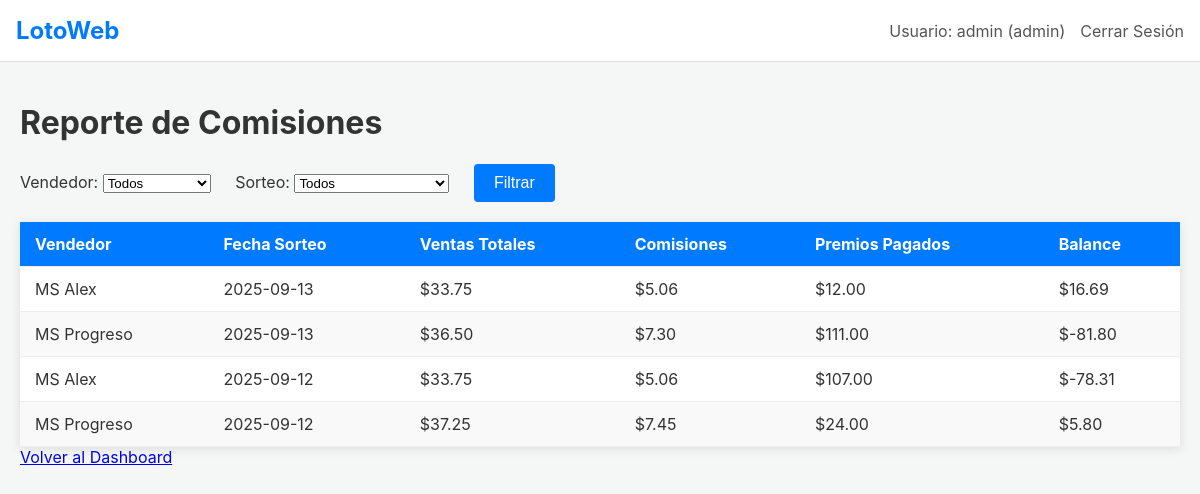
The app's page /admin/commissions (signed in) with its own data.
### tables this page shows
CREATE TABLE users (
    id INTEGER PRIMARY KEY AUTOINCREMENT,
    username TEXT UNIQUE NOT NULL,
    password TEXT NOT NULL,
    role TEXT NOT NULL, -- 'admin' or 'seller'
    name TEXT,
    phone TEXT,
    province TEXT,
    commission_percentage REAL,
    join_date TIMESTAMP NOT NULL DEFAULT CURRENT_TIMESTAMP
);

CREATE TABLE raffles (
    id INTEGER PRIMARY KEY AUTOINCREMENT,
    raffle_date TIMESTAMP NOT NULL,
    first_prize TEXT,
    second_prize TEXT,
    third_prize TEXT,
    results_entered BOOLEAN NOT NULL DEFAULT 0
);

### app.py (the view)
@app.route('/admin/commissions')
@admin_required
def commissions_report():
    conn = get_db_connection()
    sellers = conn.execute('SELECT id, name FROM users WHERE role = \'seller\'').fetchall()
    raffles = conn.execute('SELECT id, raffle_date FROM raffles ORDER BY raffle_date DESC').fetchall()
    selected_seller_id = request.args.get('seller_id', default='all')
    selected_raffle_id = request.args.get('raffle_id', default='all')
    query = '''
        SELECT
            u.id as seller_id,
            u.name as seller_name,
            u.commission_percentage,
            r.id as raffle_id,
            r.raffle_date,
            COALESCE(SUM(i.total_amount), 0) as total_sales,
            (SELECT COALESCE(SUM(w.total_payout), 0) FROM winners w WHERE w.seller_id = u.id AND w.raffle_id = r.id) as total_winnings
        FROM users u
        LEFT JOIN invoices i ON u.id = i.seller_id
        LEFT JOIN raffles r ON i.raffle_id = r.id
        WHERE u.role = \'seller\'
    '''
    params = []
    if selected_seller_id != 'all':
        query += ' AND u.id = ?'
        params.append(int(selected_seller_id))
    if selected_raffle_id != 'all':
        query += ' AND r.id = ?'
        params.append(int(selected_raffle_id))
    query += ' GROUP BY u.id, r.id ORDER BY r.raffle_date DESC, u.name'
    report_data = conn.execute(query, tuple(params)).fetchall()
    conn.close()
    processed_data = []
    for row in report_data:
        row_dict = dict(row)
        commission_amount = row_dict['total_sales'] * (row_dict['commission_percentage'] / 100.0)
        balance = row_dict['total_sales'] - commission_amount - row_dict['total_winnings']
        row_dict['commission_amount'] = commission_amount
        row_dict['balance'] = balance
        processed_data.append(row_dict)
    return render_template('commissions.html',
                           report_data=processed_data,
                           sellers=sellers,
                           raffles=raffles,
                           selected_seller_id=selected_seller_id,
                           selected_raffle_id=selected_raffle_id)

### app.py (called while the page is built)
def admin_required(f):
    @wraps(f)
    def decorated_function(*args, **kwargs):
        if 'user_id' not in session or session.get('user_role') != 'admin':
            flash('Acceso no autorizado.', 'danger')
            return redirect(url_for('login'))
        return f(*args, **kwargs)
    return decorated_function

### database.py (called while the page is built)
def get_db_connection():
    if 'DATABASE_URL' in os.environ:
        conn = psycopg2.connect(os.environ['DATABASE_URL'])
    else:
        conn = sqlite3.connect('lottery.db')
        conn.row_factory = sqlite3.Row
    return conn

### templates/commissions.html (shortened to what this page needs)
{% extends 'layout.html' %}
{% block content %}
<div class="header-bar">
    <h1>Reporte de Comisiones</h1>
</div>
<div class="filter-form">
    <form method="get" action="{{ url_for('commissions_report') }}">
        <div class="form-group-inline">
            <label for="seller_id">Vendedor:</label>
            <select name="seller_id">
                <option value="all">Todos</option>
            </select>
        </div>
        <div class="form-group-inline">
            <label for="raffle_id">Sorteo:</label>
            <select name="raffle_id">
                <option value="all">Todos</option>
            </select>
        </div>
        <button type="submit" class="btn">Filtrar</button>
    </form>
</div>
<table>
    <thead>
        <tr>
            <th>Vendedor</th>
            <th>Fecha Sorteo</th>
            <th>Ventas Totales</th>
            <th>Comisiones</th>
            <th>Premios Pagados</th>
            <th>Balance</th>
        </tr>
    </thead>
    <tbody>
        {% for row in report_data %}
            {% if row['total_sales'] > 0 %}
            <tr>
                <td>{{ row['seller_name'] }}</td>
                <td>{{ row['raffle_date'].split(' ')[0] if row['raffle_date'] else 'N/A' }}</td>
                <td>${{ '%.2f'|format(row['total_sales']) }}</td>
                <td>${{ '%.2f'|format(row['commission_amount']) }}</td>
                <td>${{ '%.2f'|format(row['total_winnings']) }}</td>
                <td>${{ '%.2f'|format(row['balance']) }}</td>
            </tr>
            {% endif %}
        {% else %}
        <tr>
            <td colspan="6">No hay datos para mostrar con los filtros seleccionados.</td>
        </tr>
        {% endfor %}
    </tbody>
</table>
<a href="{{ url_for('admin_dashboard') }}" class="btn-back">Volver al Dashboard</a>
{% endblock %}

### static/style.css (style rules this page uses)
body { font-family: -apple-system, BlinkMacSystemFont, "Segoe UI", Roboto, "Helvetica Neue", Arial, sans-serif; margin: 0; background-color: #f4f7f6; color: #333; }
.btn { display: inline-block; background-color: #007bff; color: #fff; padding: 10px 20px; border: none; border-radius: 4px; cursor: pointer; text-decoration: none; font-size: 1rem; text-align: center; }
table { width: 100%; border-collapse: collapse; margin-top: 20px; background: #fff; box-shadow: 0 2px 10px rgba(0,0,0,0.1); }
tr { border-bottom: 1px solid #eee; }
th, td { text-align: left; padding: 12px 15px; }
thead { background-color: #007bff; color: #fff; }
tbody tr:nth-child(even) { background-color: #f9f9f9; }

### templates/commissions.html (style rules this page uses)
.form-group-inline { display: inline-block; margin-right: 20px; }

### records on screen
users: seller_name "MS Alex", raffle_date "2025-09-13", total_sales "33.75", commission_amount "5.06", total_winnings "12.00", balance "16.69", raffle_date "2025-09-12", total_winnings "107.00", balance "-78.31"
users: seller_name "MS Progreso", raffle_date "2025-09-13", total_sales "36.50", commission_amount "7.30", total_winnings "111.00", balance "-81.80", raffle_date "2025-09-12", total_sales "37.25", commission_amount "7.45", total_winnings "24.00", balance "5.80"

### other values on screen
{{ session['username'] }} "admin"
{{ session['user_role'] }} "admin"
